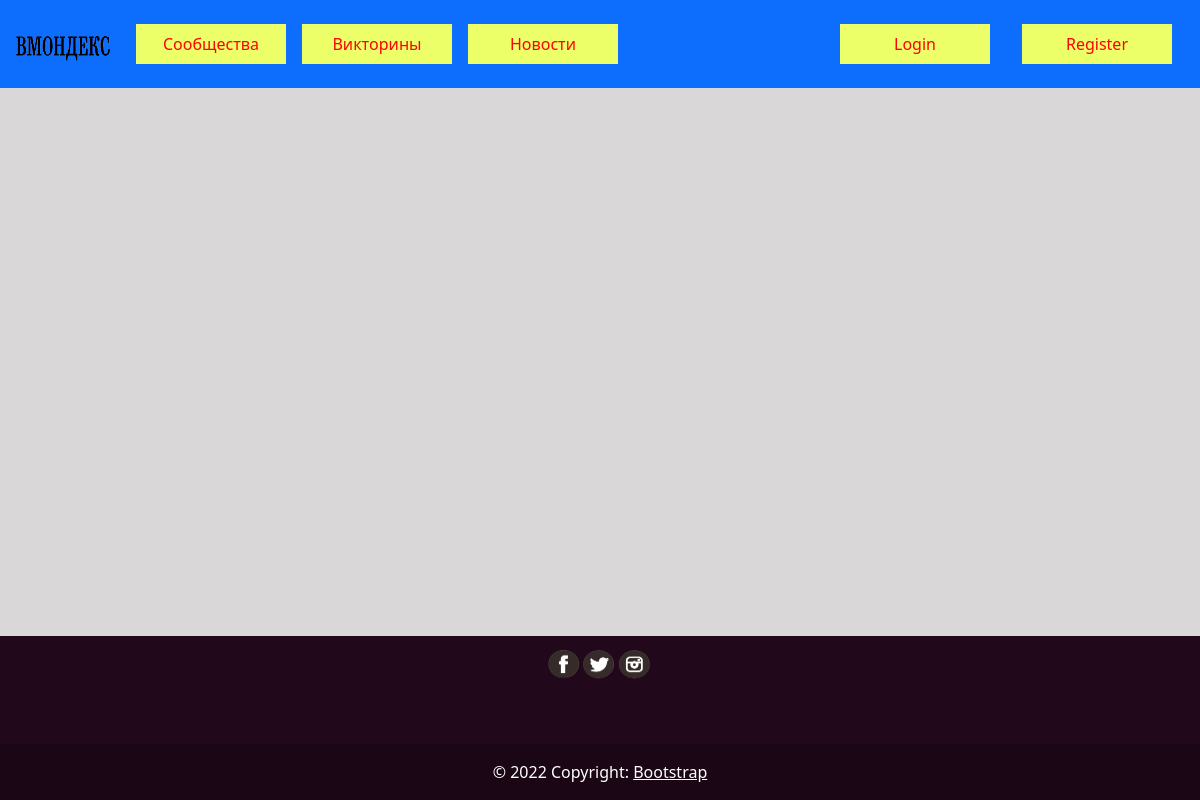
The page /api/rating on the database as committed earlier.
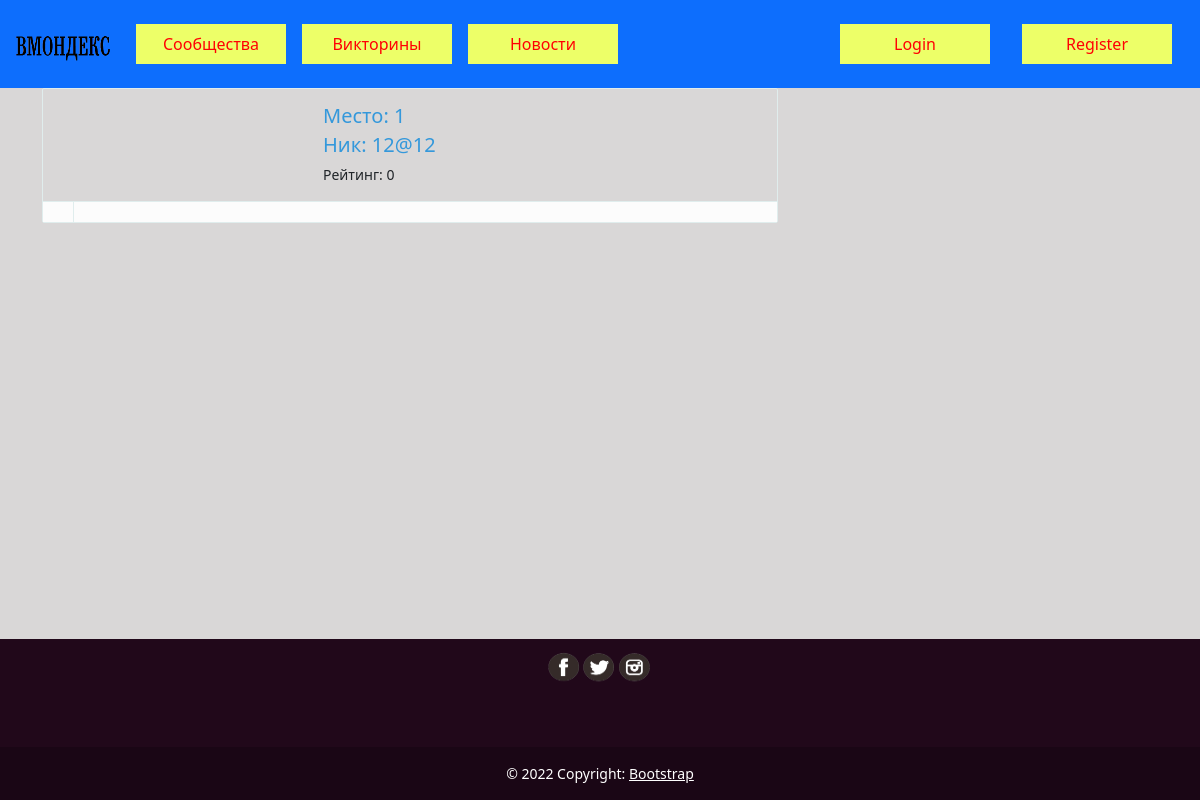
The same page on the database as committed later.
### data/users.py (models this page shows, shortened)
class User(SqlAlchemyBase, UserMixin):
    __tablename__ = 'users'
    id = sqlalchemy.Column(sqlalchemy.Integer,
                           primary_key=True, autoincrement=True)
    name = sqlalchemy.Column(sqlalchemy.String, nullable=True)
    about = sqlalchemy.Column(sqlalchemy.String, nullable=True)
    email = sqlalchemy.Column(sqlalchemy.String,
                              index=True, unique=True, nullable=True)
    img_user = sqlalchemy.Column(sqlalchemy.String, unique=True, nullable=True)
    hashed_password = sqlalchemy.Column(sqlalchemy.String, nullable=True)
    created_date = sqlalchemy.Column(sqlalchemy.DateTime,
                                     default=datetime.datetime.now)
    news = orm.relation("News", back_populates='user')
    rating = sqlalchemy.Column(sqlalchemy.Integer, default=0)

### data/rating_api.py (the view)
@blueprint.route('/api/rating')
def get_news():
    db_sess = db_session.create_session()
    users = db_sess.query(User).all()
    spo = []
    for i in users:
        spo.append([i.name, i.rating, i.img_user])
    spv = sorted(spo, key=lambda x: x[1], reverse=True)
    c = 0
    for i in spv:
        c += 1
        i.append(c)
    return render_template('rat.html', quiz=spv)

### data/db_session.py (called while the page is built)
def create_session() -> Session:
    global __factory
    return __factory()

### templates/rat.html (shortened to what this page needs)
{% extends "base.html" %}
{% block content %}
{% for item in quiz %}
<div class="container">
    <div class="row">
        <div class="col-md-8">
            <div class="wp-block property list">
                <div class="wp-block-body">
                    <div class="wp-block-img">
                    </div>
                    <div class="wp-block-content">
                        <small>
                            <h4 class="content-title">Место: {{ item[3] }}</h4>
                            <h4 class="content-title">Ник: {{ item[0] }}</h4>
                        <span class="pull-right">
              <span class="capacity">
                Рейтинг: {{ item[1] }}
              </span>
            </span>
                    </div>
                </div>
                <div class="wp-block-footer">
                    <ul class="aux-info">
                        <li> {{ item[5] }}</li>
                    </ul>
                </div>
            </div>
        </div>
    </div>
</div>
{% endfor %}
{% endblock %}

### templates/base.html (shortened to what this page needs)
<!doctype html>
<html lang="ru">
  <head>
	  <link rel="stylesheet" href="../static/css/style.css">
    <link href="https://cdn.jsdelivr.net/npm/bootstrap@5.0.2/dist/css/bootstrap.min.css" rel="stylesheet">
  </head>
  <body style="background-color:#D9D7D7">
	  <nav class="navbar navbar-expand-lg navbar-dark bg-primary">
  <div class="container-fluid">
    <a class="navbar-brand" href="http://127.0.0.1:8080/">
		<img src="../static/adds/logo.png"
  width="100" height="40" alt="lorem">
	  </a>
    <div class="collapse navbar-collapse" id="navbarText">
      <ul class="navbar-nav me-auto mb-2 mb-lg-0">
        <li class="nav-item">
          <a class="nav-link active" aria-current="page" href="http://127.0.0.1:8080/groups"><button class="nav-button">Сообщества</button></a>
        </li>
        <li class="nav-item">
          <a class="nav-link" href="http://127.0.0.1:8080/quizzes">
			  <button class="nav-button">Викторины</button></a>
        </li>
        <li class="nav-item">
          <a class="nav-link" href="http://127.0.0.1:8080/news">
			  <button class="nav-button">Новости</button></a>
        </li>
      </ul>
        {% if current_user.is_authenticated %}
        <span class="navbar-text">
        <a class="nav-link" href="/profile">
			  <button class="nav-button">profile</button></a>
      </span>
        <a class="navbar-brand" href="/logout">{{ current_user.name }}</a>
    {% else %}
      <span class="navbar-text">
        <a class="nav-link" href="/login">
			  <button class="nav-button">Login</button></a>
      </span>
		<span class="navbar-text">
        <a class="nav-link" href="/register">
			  <button class="nav-button">Register</button></a>
      </span>
           {% endif %}
    </div>
  </div>
</nav>
	  <main>{% block content %}{% endblock %} <br><br><br><br><br><br><br></main>
	<footer class="text-center text-white fixed-bottom margfoot" style="background-color: #21081a; margin-top: 50px;" >
		<img src="../static/adds/ik.png"
  width="120" height="60" alt="lorem">
  <div class="container p-4"></div>
  <div class="text-center p-3" style="background-color: rgba(0, 0, 0, 0.2);">
    © 2022 Copyright:
    <a class="text-white" href="#">Bootstrap</a>
  </div>
</footer>
  </body>
</html>

### static/css/style.css (style rules this page uses)
.nav-button { background-color: #EDFF68; color: #FF0004; width: 150px; height: 40px; border: 0px; }
.wp-block.property.list { border: 1px solid #e0eded; margin-bottom: 15px !important; }
.wp-block { margin: 0 0 15px 0; -webkit-transition: all .3s linear; transition: all .3s linear; position: relative; cursor: default; border-radius: 2px; }
.wp-block.property.list { padding: 15px 15px 0 15px; }
.wp-block.property.list { margin: 0; padding: 0; font-size: 16px; font-weight: 400; }
.wp-block .wp-block-body { padding: 15px; }
.wp-block.property.list .wp-block-img { display: table-cell; width: 250px; }
.wp-block.property.list .wp-block-content .content-title { font-size: 20px; color: #3498db; margin-bottom: 5px; }
.wp-block.property.list .wp-block-body .wp-block-content { display: table-cell; vertical-align: top; padding-left: 15px; }
.wp-block.property.list .wp-block-footer ul.aux-info { width: 100%; margin: 0; padding: 0; display: block; background: #fcfcfc; border-top: 1px solid #e0eded; }
.wp-block.property.list .wp-block-footer ul.aux-info li { display: table-cell; padding: 10px 15px; vertical-align: middle; border-right: 1px solid #e0eded; }

Rows that differ between the two databases and show on the page:
added User: id "1", name "12@12", rating "0"
